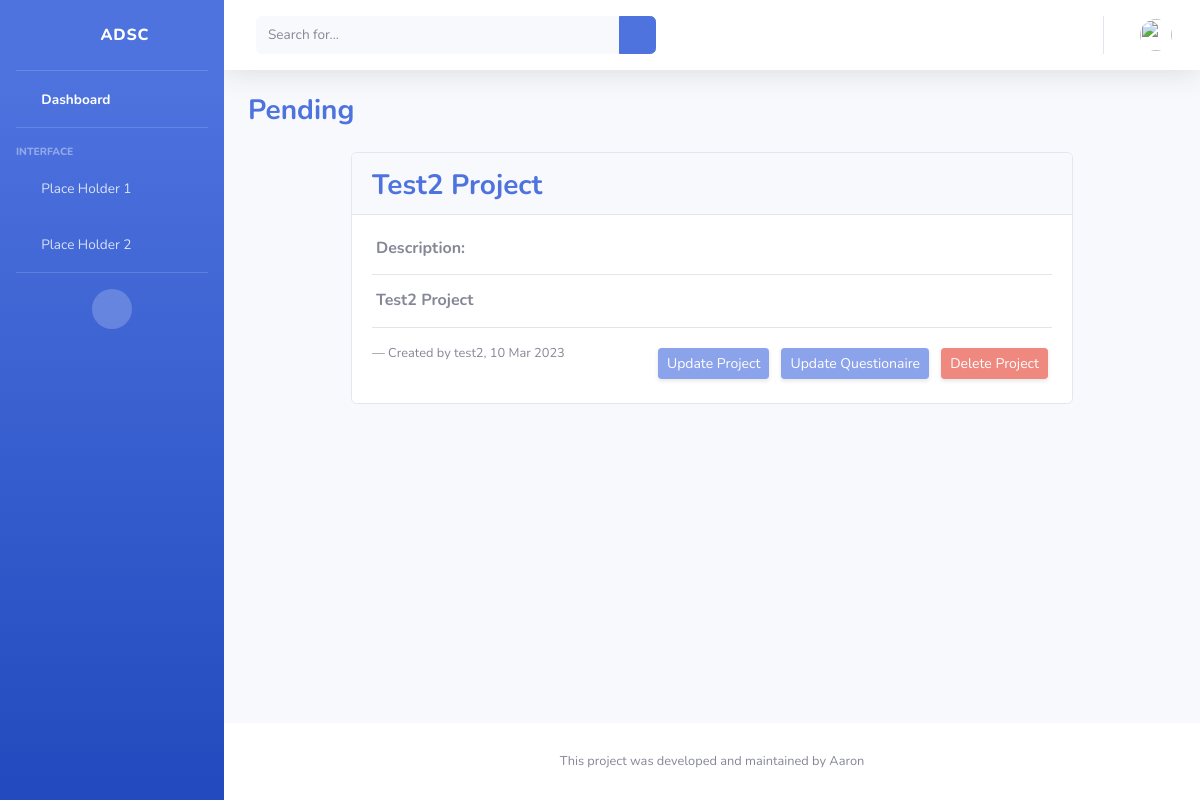
Before: /project/11/ with the older database file.
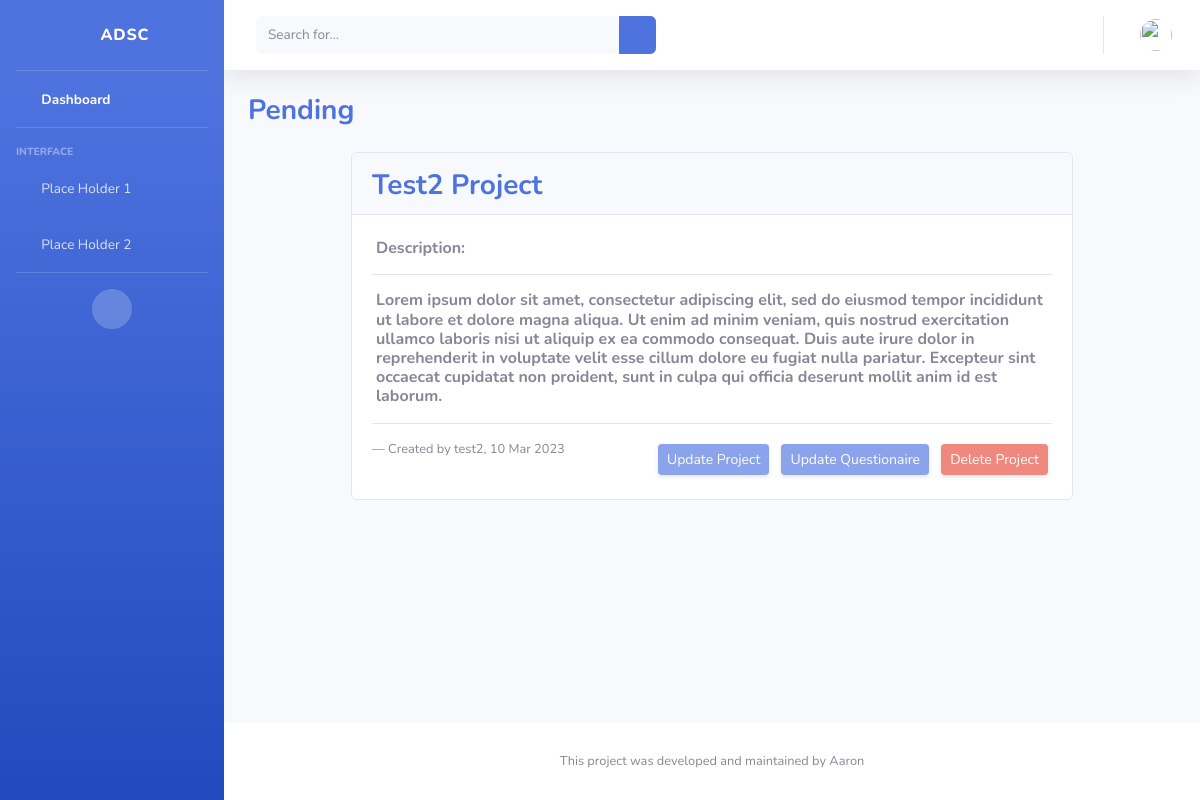
After: the same page with the newer database file.
### webapp/models.py (models this page shows, shortened)
class Project(models.Model):
    title = models.CharField(max_length=100)
    description = models.TextField(null=True)
    date_posted = models.DateTimeField(default=timezone.now)
    user = models.ForeignKey(User, on_delete=models.CASCADE)
    TYPE_PROJECT_PENDING = 'PD'
    TYPE_PROJECT_COMPLETED = 'CP'
    TYPE_PROJECT_IN_PROGRESS = 'IP'
    TYPE_PROJECT_DROPPED = 'DP'
    PROJECT_STATUS_CHOICES = [
        (TYPE_PROJECT_PENDING, 'Pending'),
        (TYPE_PROJECT_COMPLETED, 'Completed'),
        (TYPE_PROJECT_IN_PROGRESS, 'In Progress'),
        (TYPE_PROJECT_DROPPED, 'Dropped'),
    ]
    project_status = models.CharField(
        max_length=2,
        choices=PROJECT_STATUS_CHOICES,
        default=TYPE_PROJECT_PENDING,
    )

### webapp/views/project.py (the view)
# urls.py: path('project/<pk>/', ProjectDetailView.as_view(), name='detail-project'),
class ProjectDetailView(DetailView):
    model = Project
    template_name = "project/project_detail.html"

### templates/project/project_detail.html (shortened to what this page needs)
{% extends "core/base.html" %}
{% block content %}
    {% load static %}
    <body id="page-top">
    <div id="wrapper">
        {% include 'core/sidebar.html' %}
        <div id="content-wrapper" class="d-flex flex-column">
            <div id="content">
                {% include 'core/topbar.html' %}
                <div class="container-fluid">
                    <div class="d-sm-flex align-items-center justify-content-between mb-4">
                        <h1 class="h3 mb-0 font-weight-bolder{% if project.project_status == project.TYPE_PROJECT_PENDING %}
                                text-primary
                            {% elif project.project_status == project.TYPE_PROJECT_COMPLETED %}
                                text-success
                            {% elif project.project_status == project.TYPE_PROJECT_IN_PROGRESS %}
                                text-info
                            {% else %}
                                text-danger
                            {% endif %}">{{ project.get_project_status_display }}</h1>
                    </div>
                    <div class="row">
                        <div class="col d-flex justify-content-center">
                            <div class="card mb-4">
                                <div class="card-header py-3">
                                    <h3 class="mb-n1 font-weight-bold text-primary">{{ project.title }}</h3>
                                </div>
                                <div class="card-body" style="width: 45rem;">
                                    <h6 class="m-1 font-weight-bold text-secondary">Description:</h6>
                                    <hr>
                                    <h6 class="m-1 font-weight-bold text-secondary">{{ project.description }}</h6>
                                    <hr>
                                    <div style="float: right;">
                                        <a class="m-1 d-none d-sm-inline-block btn btn-sm btn-primary shadow-sm
                                            {% if user.id != project.user.id %} disabled {% endif %}"
                                           href="{% url 'update-project' object.id %}">Update Project</a>
                                        <a class="m-1 d-none d-sm-inline-block btn btn-sm btn-primary shadow-sm
                                            {% if user.id != project.user.id %} disabled {% endif %}"
                                           href="{% url 'show-questionaire' project.id %}">Update Questionaire</a>
                                        <a class="m-1 d-none d-sm-inline-block btn btn-sm btn-danger shadow-sm
                                            {% if user.id != project.user.id %} disabled {% endif %}"
                                           href="{% url 'delete-project' object.id %}">Delete Project</a>
                                    </div>
                                    <figcaption class="blockquote-footer">Created by {{ project.user }}, {{ project.date_posted|date:"d M Y" }}</figcaption>
                                </div>
                            </div>
                        </div>
                    </div>
                </div>
            </div>
{% endblock content %}

Changed rows visible on the page:
changed Project "Pending": description "Test2 Project" → "Lorem ipsum dolor sit amet, consectetur adipiscing elit, sed do eiusmod tempor incididunt ut labore et dolore magna aliqua. Ut enim ad minim veniam, quis nostrud exercitation ullamco laboris nisi ut aliquip ex ea commodo consequat. Duis aute irure dolor in reprehenderit in voluptate velit esse cillum dolore eu fugiat nulla pariatur. Excepteur sint occaecat cupidatat non proident, sunt in culpa qui officia deserunt mollit anim id est laborum."
